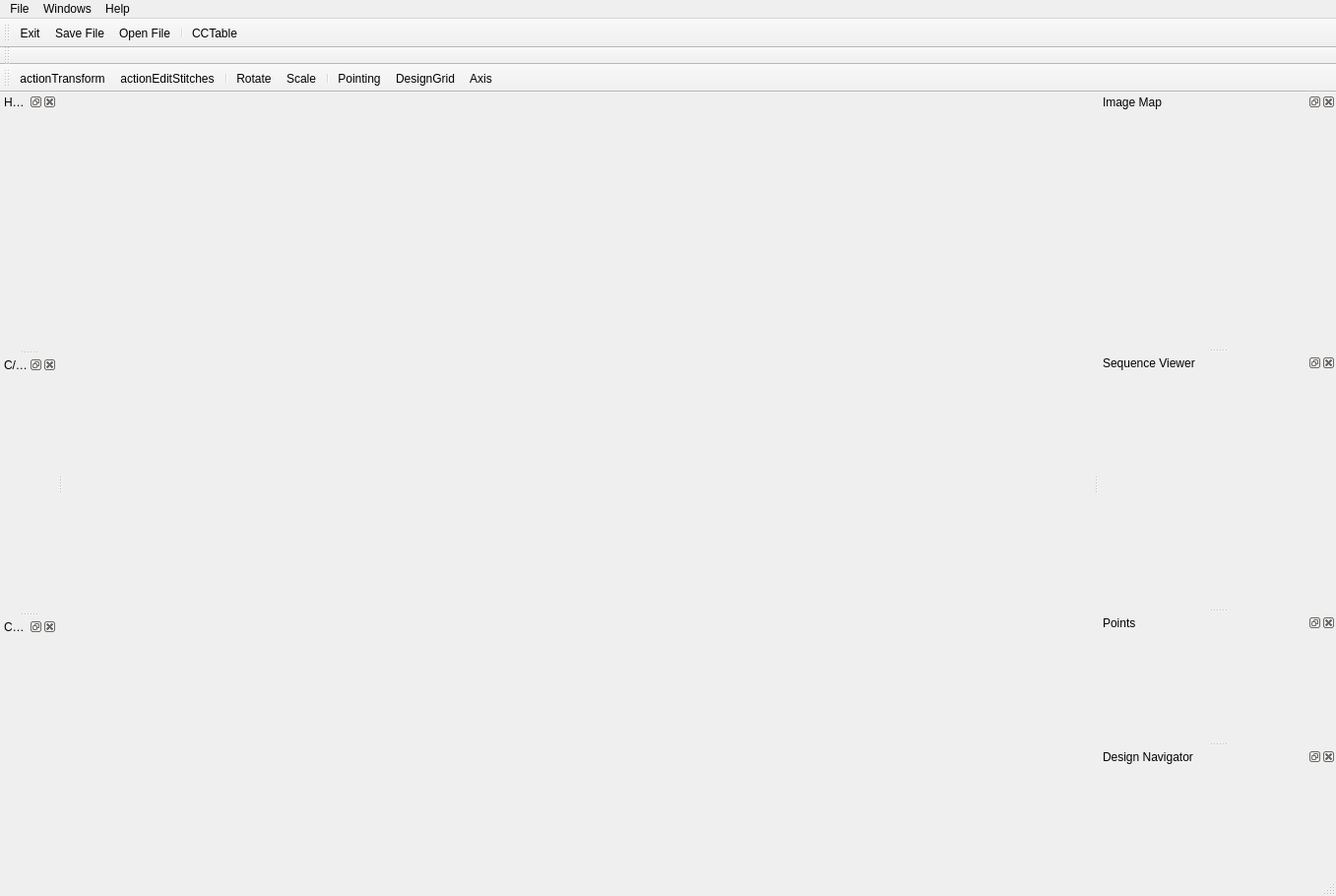
<?xml version="1.0" encoding="UTF-8"?>
<ui version="4.0">
 <class>MyEditorEBDClass</class>
 <widget class="QMainWindow" name="MyEditorEBDClass">
  <property name="geometry">
   <rect>
    <x>0</x>
    <y>0</y>
    <width>1357</width>
    <height>910</height>
   </rect>
  </property>
  <property name="windowTitle">
   <string>MyEditorEBD</string>
  </property>
  <property name="windowIcon">
   <iconset>
    <normaloff>Resources/needle.png</normaloff>Resources/needle.png</iconset>
  </property>
  <widget class="QWidget" name="centralWidget">
   <layout class="QGridLayout" name="gridLayout_2">
    <property name="leftMargin">
     <number>0</number>
    </property>
    <property name="topMargin">
     <number>0</number>
    </property>
    <property name="rightMargin">
     <number>9</number>
    </property>
    <property name="bottomMargin">
     <number>0</number>
    </property>
    <item row="0" column="0">
     <widget class="DesignContainer" name="designContainer" native="true">
      <property name="autoFillBackground">
       <bool>false</bool>
      </property>
     </widget>
    </item>
   </layout>
  </widget>
  <widget class="QMenuBar" name="menuBar">
   <property name="geometry">
    <rect>
     <x>0</x>
     <y>0</y>
     <width>1357</width>
     <height>21</height>
    </rect>
   </property>
   <widget class="QMenu" name="menuFile">
    <property name="title">
     <string>File</string>
    </property>
    <addaction name="actionOpen_File"/>
    <addaction name="actionSave_File"/>
    <addaction name="separator"/>
    <addaction name="actionExit"/>
   </widget>
   <widget class="QMenu" name="menuWindows">
    <property name="title">
     <string>Windows</string>
    </property>
    <addaction name="actionTile_Window"/>
    <addaction name="actionCascade_Window"/>
   </widget>
   <widget class="QMenu" name="menuHelp_2">
    <property name="title">
     <string>Help</string>
    </property>
    <addaction name="actionAbout"/>
   </widget>
   <addaction name="menuFile"/>
   <addaction name="menuWindows"/>
   <addaction name="menuHelp_2"/>
  </widget>
  <widget class="QToolBar" name="mainToolBar">
   <property name="cursor">
    <cursorShape>PointingHandCursor</cursorShape>
   </property>
   <property name="windowTitle">
    <string>File</string>
   </property>
   <attribute name="toolBarArea">
    <enum>TopToolBarArea</enum>
   </attribute>
   <attribute name="toolBarBreak">
    <bool>false</bool>
   </attribute>
   <addaction name="actionExit"/>
   <addaction name="actionSave_File"/>
   <addaction name="actionOpen_File"/>
   <addaction name="separator"/>
   <addaction name="actionCCTable"/>
  </widget>
  <widget class="QToolBar" name="colorToolBar">
   <property name="cursor">
    <cursorShape>PointingHandCursor</cursorShape>
   </property>
   <property name="windowTitle">
    <string>Color palette</string>
   </property>
   <attribute name="toolBarArea">
    <enum>TopToolBarArea</enum>
   </attribute>
   <attribute name="toolBarBreak">
    <bool>true</bool>
   </attribute>
  </widget>
  <widget class="QToolBar" name="cursorToolBar">
   <property name="cursor">
    <cursorShape>PointingHandCursor</cursorShape>
   </property>
   <property name="windowTitle">
    <string>Design modify</string>
   </property>
   <attribute name="toolBarArea">
    <enum>TopToolBarArea</enum>
   </attribute>
   <attribute name="toolBarBreak">
    <bool>true</bool>
   </attribute>
   <addaction name="actionTransform"/>
   <addaction name="actionEditStitches"/>
   <addaction name="separator"/>
   <addaction name="actionRotate"/>
   <addaction name="actionScale"/>
   <addaction name="separator"/>
   <addaction name="actionPointing"/>
   <addaction name="actionDesignGrid"/>
   <addaction name="actionAxis"/>
  </widget>
  <widget class="QStatusBar" name="statusBar"/>
  <widget class="QDockWidget" name="dkImageMap">
   <property name="minimumSize">
    <size>
     <width>241</width>
     <height>38</height>
    </size>
   </property>
   <property name="windowTitle">
    <string>Image Map</string>
   </property>
   <attribute name="dockWidgetArea">
    <number>2</number>
   </attribute>
   <widget class="QWidget" name="dockWidgetContents">
    <layout class="QGridLayout" name="gridLayout">
     <property name="leftMargin">
      <number>0</number>
     </property>
     <property name="topMargin">
      <number>0</number>
     </property>
     <property name="rightMargin">
      <number>0</number>
     </property>
     <property name="bottomMargin">
      <number>0</number>
     </property>
     <item row="0" column="0">
      <widget class="WidgetNavigator" name="wdNavigator" native="true">
       <property name="autoFillBackground">
        <bool>true</bool>
       </property>
      </widget>
     </item>
    </layout>
   </widget>
  </widget>
  <widget class="QDockWidget" name="dkSequenceViewer">
   <property name="minimumSize">
    <size>
     <width>241</width>
     <height>38</height>
    </size>
   </property>
   <property name="windowTitle">
    <string>Sequence Viewer</string>
   </property>
   <attribute name="dockWidgetArea">
    <number>2</number>
   </attribute>
   <widget class="QWidget" name="dockWidgetContents_2">
    <layout class="QGridLayout" name="gridLayout_3">
     <property name="leftMargin">
      <number>0</number>
     </property>
     <property name="topMargin">
      <number>0</number>
     </property>
     <property name="rightMargin">
      <number>0</number>
     </property>
     <property name="bottomMargin">
      <number>0</number>
     </property>
     <item row="0" column="0">
      <widget class="QWidget" name="wdSequenceViewer" native="true">
       <property name="autoFillBackground">
        <bool>true</bool>
       </property>
      </widget>
     </item>
    </layout>
   </widget>
  </widget>
  <widget class="QDockWidget" name="dkHeader">
   <property name="windowTitle">
    <string>Header Info</string>
   </property>
   <attribute name="dockWidgetArea">
    <number>1</number>
   </attribute>
   <widget class="QWidget" name="dockWidgetContents_3">
    <layout class="QGridLayout" name="gridLayout_4">
     <property name="leftMargin">
      <number>0</number>
     </property>
     <property name="topMargin">
      <number>0</number>
     </property>
     <property name="rightMargin">
      <number>0</number>
     </property>
     <property name="bottomMargin">
      <number>0</number>
     </property>
     <item row="0" column="0">
      <widget class="WidgetHeaderInfo" name="wdHeaderInfo" native="true">
       <property name="autoFillBackground">
        <bool>true</bool>
       </property>
      </widget>
     </item>
    </layout>
   </widget>
  </widget>
  <widget class="QDockWidget" name="dkPoint">
   <property name="windowTitle">
    <string>Points</string>
   </property>
   <attribute name="dockWidgetArea">
    <number>2</number>
   </attribute>
   <widget class="QWidget" name="dockWidgetContents_4">
    <layout class="QGridLayout" name="gridLayout_5">
     <property name="leftMargin">
      <number>0</number>
     </property>
     <property name="topMargin">
      <number>0</number>
     </property>
     <property name="rightMargin">
      <number>0</number>
     </property>
     <property name="bottomMargin">
      <number>0</number>
     </property>
     <item row="0" column="0">
      <widget class="WidgetPointInfo" name="wdPoint" native="true">
       <property name="autoFillBackground">
        <bool>true</bool>
       </property>
      </widget>
     </item>
    </layout>
   </widget>
  </widget>
  <widget class="QDockWidget" name="dkCCTable">
   <property name="layoutDirection">
    <enum>Qt::LeftToRight</enum>
   </property>
   <property name="windowTitle">
    <string>C/C Table</string>
   </property>
   <attribute name="dockWidgetArea">
    <number>1</number>
   </attribute>
   <widget class="QWidget" name="dockWidgetContents_5">
    <layout class="QGridLayout" name="gridLayout_6">
     <property name="leftMargin">
      <number>0</number>
     </property>
     <property name="topMargin">
      <number>0</number>
     </property>
     <property name="rightMargin">
      <number>0</number>
     </property>
     <property name="bottomMargin">
      <number>0</number>
     </property>
     <item row="0" column="0">
      <widget class="WidgetCCTable" name="wdCCTable" native="true">
       <property name="autoFillBackground">
        <bool>true</bool>
       </property>
      </widget>
     </item>
    </layout>
   </widget>
  </widget>
  <widget class="QDockWidget" name="dkColorFilm">
   <property name="windowTitle">
    <string>Color Film Table</string>
   </property>
   <attribute name="dockWidgetArea">
    <number>1</number>
   </attribute>
   <widget class="QWidget" name="dockWidgetContents_6">
    <layout class="QGridLayout" name="gridLayout_7">
     <property name="leftMargin">
      <number>0</number>
     </property>
     <property name="topMargin">
      <number>0</number>
     </property>
     <property name="rightMargin">
      <number>0</number>
     </property>
     <property name="bottomMargin">
      <number>0</number>
     </property>
     <item row="0" column="0">
      <widget class="WidgetColorFilm" name="wdColorFilm" native="true">
       <property name="autoFillBackground">
        <bool>true</bool>
       </property>
      </widget>
     </item>
    </layout>
   </widget>
  </widget>
  <widget class="QDockWidget" name="dkDesign">
   <property name="windowTitle">
    <string>Design Navigator</string>
   </property>
   <attribute name="dockWidgetArea">
    <number>2</number>
   </attribute>
   <widget class="QWidget" name="dockWidgetContents_7">
    <layout class="QGridLayout" name="gridLayout_8">
     <property name="leftMargin">
      <number>0</number>
     </property>
     <property name="topMargin">
      <number>0</number>
     </property>
     <property name="rightMargin">
      <number>0</number>
     </property>
     <property name="bottomMargin">
      <number>0</number>
     </property>
     <item row="0" column="0">
      <widget class="WidgetDesignNavigator" name="wdDesign" native="true">
       <property name="autoFillBackground">
        <bool>true</bool>
       </property>
      </widget>
     </item>
    </layout>
   </widget>
  </widget>
  <action name="actionOpen_File">
   <property name="icon">
    <iconset resource="MyEditorEBD.qrc">
     <normaloff>:/MyEditorEBD/Resources/open_dir.png</normaloff>:/MyEditorEBD/Resources/open_dir.png</iconset>
   </property>
   <property name="text">
    <string>Open File</string>
   </property>
  </action>
  <action name="actionSave_File">
   <property name="icon">
    <iconset resource="MyEditorEBD.qrc">
     <normaloff>:/MyEditorEBD/Resources/save.png</normaloff>:/MyEditorEBD/Resources/save.png</iconset>
   </property>
   <property name="text">
    <string>Save File</string>
   </property>
  </action>
  <action name="actionExit">
   <property name="icon">
    <iconset resource="MyEditorEBD.qrc">
     <normaloff>:/MyEditorEBD/Resources/exit.png</normaloff>:/MyEditorEBD/Resources/exit.png</iconset>
   </property>
   <property name="text">
    <string>Exit</string>
   </property>
  </action>
  <action name="actionAbout">
   <property name="text">
    <string>About</string>
   </property>
  </action>
  <action name="actionTransform">
   <property name="checkable">
    <bool>true</bool>
   </property>
   <property name="icon">
    <iconset resource="MyEditorEBD.qrc">
     <normaloff>:/MyEditorEBD/Resources/cursor.png</normaloff>:/MyEditorEBD/Resources/cursor.png</iconset>
   </property>
   <property name="text">
    <string>actionTransform</string>
   </property>
   <property name="toolTip">
    <string>Re-arrange objects</string>
   </property>
  </action>
  <action name="actionEditStitches">
   <property name="checkable">
    <bool>true</bool>
   </property>
   <property name="icon">
    <iconset resource="MyEditorEBD.qrc">
     <normaloff>:/MyEditorEBD/Resources/edit.png</normaloff>:/MyEditorEBD/Resources/edit.png</iconset>
   </property>
   <property name="text">
    <string>actionEditStitches</string>
   </property>
   <property name="toolTip">
    <string>Edit stitches of objects</string>
   </property>
  </action>
  <action name="actionRotate">
   <property name="icon">
    <iconset resource="MyEditorEBD.qrc">
     <normaloff>:/MyEditorEBD/Resources/rotate.png</normaloff>:/MyEditorEBD/Resources/rotate.png</iconset>
   </property>
   <property name="text">
    <string>Rotate</string>
   </property>
   <property name="toolTip">
    <string>Rotate design</string>
   </property>
  </action>
  <action name="actionScale">
   <property name="icon">
    <iconset resource="MyEditorEBD.qrc">
     <normaloff>:/MyEditorEBD/Resources/scale.png</normaloff>:/MyEditorEBD/Resources/scale.png</iconset>
   </property>
   <property name="text">
    <string>Scale</string>
   </property>
   <property name="toolTip">
    <string>Scale design</string>
   </property>
  </action>
  <action name="actionDesignGrid">
   <property name="checkable">
    <bool>true</bool>
   </property>
   <property name="icon">
    <iconset resource="MyEditorEBD.qrc">
     <normaloff>:/MyEditorEBD/Resources/grid.png</normaloff>:/MyEditorEBD/Resources/grid.png</iconset>
   </property>
   <property name="text">
    <string>DesignGrid</string>
   </property>
   <property name="toolTip">
    <string>Design grid is visible</string>
   </property>
  </action>
  <action name="actionAxis">
   <property name="checkable">
    <bool>true</bool>
   </property>
   <property name="icon">
    <iconset resource="MyEditorEBD.qrc">
     <normaloff>:/MyEditorEBD/Resources/coordinate.png</normaloff>:/MyEditorEBD/Resources/coordinate.png</iconset>
   </property>
   <property name="text">
    <string>Axis</string>
   </property>
   <property name="toolTip">
    <string>Axis is visble</string>
   </property>
  </action>
  <action name="actionPointing">
   <property name="checkable">
    <bool>true</bool>
   </property>
   <property name="icon">
    <iconset resource="MyEditorEBD.qrc">
     <normaloff>:/MyEditorEBD/Resources/pointing.png</normaloff>:/MyEditorEBD/Resources/pointing.png</iconset>
   </property>
   <property name="text">
    <string>Pointing</string>
   </property>
  </action>
  <action name="actionTile_Window">
   <property name="text">
    <string>Tile Window</string>
   </property>
  </action>
  <action name="actionCascade_Window">
   <property name="text">
    <string>Cascade Window</string>
   </property>
  </action>
  <action name="actionCCTable">
   <property name="icon">
    <iconset resource="MyEditorEBD.qrc">
     <normaloff>:/MyEditorEBD/Resources/cctable.png</normaloff>:/MyEditorEBD/Resources/cctable.png</iconset>
   </property>
   <property name="text">
    <string>CCTable</string>
   </property>
   <property name="toolTip">
    <string>CCTable</string>
   </property>
  </action>
 </widget>
 <layoutdefault spacing="6" margin="11"/>
 <customwidgets>
  <customwidget>
   <class>DesignContainer</class>
   <extends>QWidget</extends>
   <header>designcontainer.h</header>
  </customwidget>
  <customwidget>
   <class>WidgetNavigator</class>
   <extends>QWidget</extends>
   <header>WidgetNavigator.h</header>
   <container>1</container>
  </customwidget>
  <customwidget>
   <class>WidgetHeaderInfo</class>
   <extends>QWidget</extends>
   <header>WidgetHeaderInfo.h</header>
   <container>1</container>
  </customwidget>
  <customwidget>
   <class>WidgetPointInfo</class>
   <extends>QWidget</extends>
   <header>WidgetPointInfo.h</header>
   <container>1</container>
  </customwidget>
  <customwidget>
   <class>WidgetCCTable</class>
   <extends>QWidget</extends>
   <header>WidgetCCTable.h</header>
   <container>1</container>
  </customwidget>
  <customwidget>
   <class>WidgetColorFilm</class>
   <extends>QWidget</extends>
   <header>WidgetColorFilm.h</header>
   <container>1</container>
  </customwidget>
  <customwidget>
   <class>WidgetDesignNavigator</class>
   <extends>QWidget</extends>
   <header>WidgetDesignNavigator.h</header>
   <container>1</container>
  </customwidget>
 </customwidgets>
 <resources>
  <include location="MyEditorEBD.qrc"/>
 </resources>
 <connections/>
</ui>
